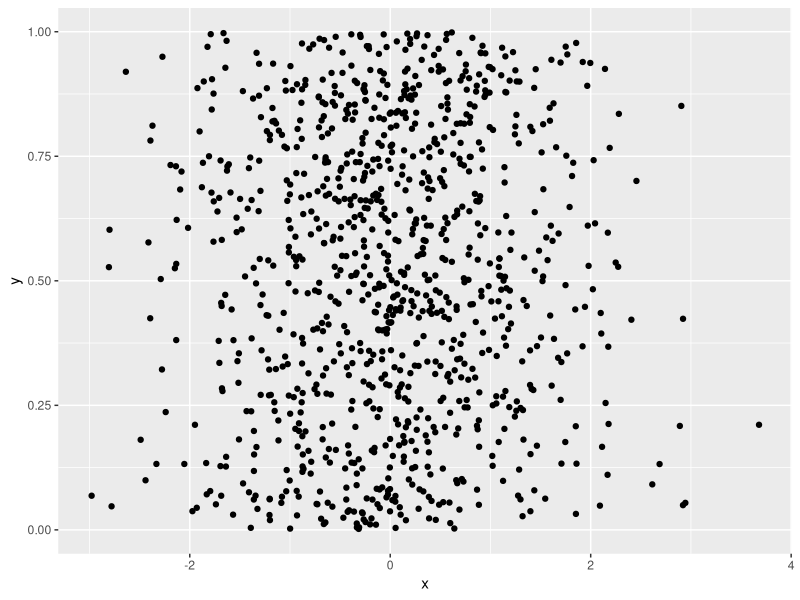

This figure's R source:
library(tidyverse)

# adding a graph

df<-data.frame(x=rnorm(1000), y=runif(1000))
ggplot(df, aes(x, y))+
  geom_point()